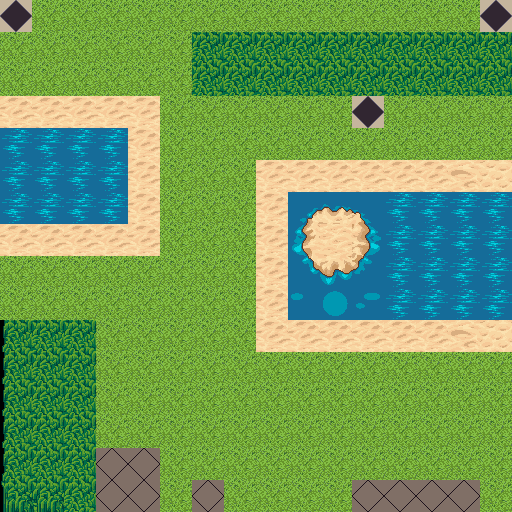

Rendered tile map (Tiled .tmx) drawn with the repository's tilesets; below, a short description and the map source with its tile grids summarised:
An orthogonal 16x16 tile map with 32x32 px tiles, 1 tile layer (Calque de Tile 1), 2 tilesets.

<map version="1.0" orientation="orthogonal" renderorder="right-down" width="16" height="16" tilewidth="32" tileheight="32" nextobjectid="1">
 <tileset firstgid="1" name="terrain" tilewidth="32" tileheight="32" tilecount="1024">
  <image source="../../core/assets/sprite_TMX/terrain.png" width="1024" height="1024" />
  <tile id="187">
   <properties>
    <property name="unavailable" value="1" />
   </properties>
  </tile>
  <tile id="277">
   <properties>
    <property name="unavailable" value="1" />
   </properties>
  </tile>
  <tile id="278">
   <properties>
    <property name="unavailable" value="1" />
   </properties>
  </tile>
  <tile id="279">
   <properties>
    <property name="unavailable" value="1" />
   </properties>
  </tile>
  <tile id="298">
   <properties>
    <property name="mirror" value="1" />
   </properties>
  </tile>
  <tile id="309">
   <properties>
    <property name="unavailable" value="1" />
   </properties>
  </tile>
  <tile id="311">
   <properties>
    <property name="unavailable" value="1" />
   </properties>
  </tile>
  <tile id="341">
   <properties>
    <property name="unavailable" value="1" />
   </properties>
  </tile>
  <tile id="342">
   <properties>
    <property name="unavailable" value="1" />
   </properties>
  </tile>
  <tile id="343">
   <properties>
    <property name="unavailable" value="1" />
   </properties>
  </tile>
  <tile id="370">
   <properties>
    <property name="splitter" value="1" />
   </properties>
  </tile>
  <tile id="373">
   <properties>
    <property name="unavailable" value="1" />
   </properties>
  </tile>
  <tile id="374">
   <properties>
    <property name="unavailable" value="1" />
   </properties>
  </tile>
  <tile id="375">
   <properties>
    <property name="unavailable" value="1" />
   </properties>
  </tile>
  <tile id="620">
   <properties>
    <property name="source" value="1" />
   </properties>
  </tile>
  <tile id="621">
   <properties>
    <property name="target" value="1" />
   </properties>
  </tile>
  <tile id="834">
   <properties>
    <property name="unavailable" value="1" />
   </properties>
  </tile>
 </tileset>
 <tileset firstgid="1025" name="blocker" tilewidth="32" tileheight="32" tilecount="1">
  <image source="../../core/assets/sprite_standard/blocker.png" width="32" height="32" />
  <tile id="0">
   <properties>
    <property name="unavailable" value="1" />
   </properties>
  </tile>
 </tileset>
 <layer name="Calque de Tile 1" width="16" height="16">
  <data>[256 cells, 256 non-empty, 23 distinct tile ids]</data>
 </layer>
</map>
